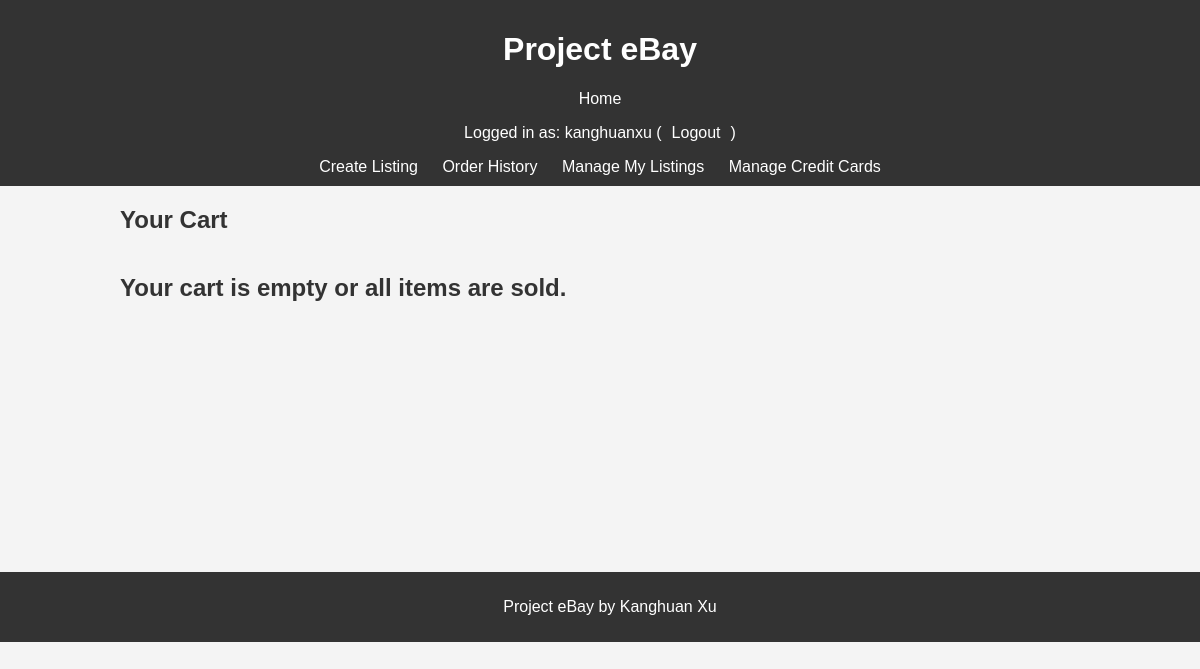
The page /cart/ (signed in) on the database as committed earlier.
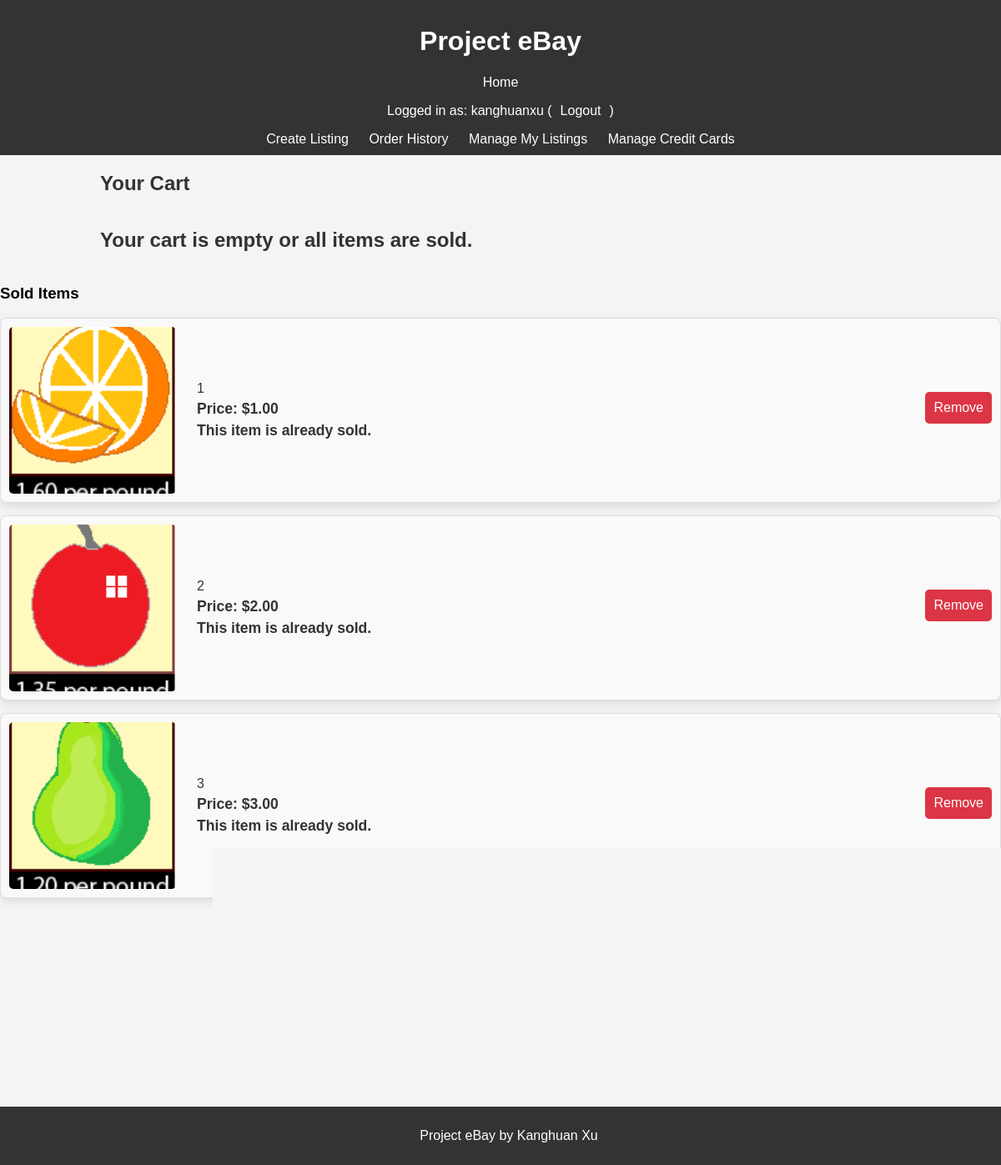
The same page on the database as committed later.
### project/models.py (models this page shows, shortened)
class CartItem(models.Model):
    cart = models.ForeignKey(Cart, on_delete=models.CASCADE, related_name='items')
    listing = models.ForeignKey('Listing', on_delete=models.CASCADE)

class Listing(models.Model):
    name = models.CharField(max_length=200) # Name of the item
    description = models.TextField() # Description of the item
    price = models.DecimalField(max_digits=10, decimal_places=2) # Price of the item
    image = models.ImageField(upload_to='listing_images/', blank=True, null=True) # Image of the item
    category = models.CharField(max_length=100) # Category the item belongs to
    created_at = models.DateTimeField(auto_now_add=True) # Timestamp for when the item was listed
    expires_at = models.DateTimeField() # Expiration timestamp for the listing
    user = models.ForeignKey(User, on_delete=models.CASCADE, related_name="listings")  # Link to User
    sold = models.BooleanField(default=False)  # Track sold status

### project/views.py (the view)
# urls.py: path('cart/', ViewCartView.as_view(), name='cart'),
class ViewCartView(LoginRequiredMixin, View):
    def get(self, request, *args, **kwargs):
        cart, created = Cart.objects.get_or_create(user=request.user)
        unsold_items = cart.items.filter(listing__sold=False).select_related('listing')
        sold_items = cart.items.filter(listing__sold=True).select_related('listing')
        return render(request, 'project/cart.html', {
            'cart': cart,
            'unsold_items': unsold_items,
            'sold_items': sold_items,
        })

### project/templates/project/cart.html (shortened to what this page needs)
{% extends 'project/base.html' %}
{% block content %}
<div class="container">
    <h2>Your Cart</h2>
    {% if unsold_items %}
        <h3>Items Available for Purchase</h3>
        {% for item in unsold_items %}
            <div class="card">
                <img src="{{ item.listing.image.url }}" alt="{{ item.listing.name }}" class="listing-image">
                <div class="card-details">
                    <h3>{{ item.listing.name }}</h3>
                    <p>Price: ${{ item.listing.price }}</p>
                </div>
                <form method="post" action="{% url 'remove_from_cart' item.id %}">
                    {% csrf_token %}
                    <button type="submit" class="btn btn-danger">Remove</button>
                </form>
            </div>
        {% endfor %}
        <div class="checkout-container">
            <p>Total Price: ${{ cart.total_price }}</p>
            <a href="{% url 'checkout_cart' %}" class="btn btn-primary">Proceed to Checkout</a>
        </div>
    {% else %}
        <h2>Your cart is empty or all items are sold.</h2>
    {% endif %}
    {% if sold_items %}
        <h3>Sold Items</h3>
        {% for item in sold_items %}
            <div class="card">
                <img src="{{ item.listing.image.url }}" alt="{{ item.listing.name }}" class="listing-image">
                <div class="card-details">
                    <h3>{{ item.listing.name }}</h3>
                    <p>Price: ${{ item.listing.price }}</p>
                    <p class="text-danger">This item is already sold.</p>
                </div>
                <form method="post" action="{% url 'remove_from_cart' item.id %}">
                    <button type="submit" class="btn btn-danger">Remove</button>
                </form>
            </div>
        {% endfor %}
    {% endif %}
</div>
{% endblock %}

### project/templates/project/base.html (shortened to what this page needs)
<html lang="en">
<head>
</head>
<body>
    <header>
        <h1>Project eBay</h1>
        <nav>
            <a href="/">Home</a>
            {% if user.is_authenticated %}
            <p>Logged in as: {{user.username}} (<a href="{% url 'logout' %}">Logout</a>)</p>
            <a href="{% url 'create_listing' %}">Create Listing</a>
            <a href="{% url 'order_history' %}">Order History</a>
            <a href="{% url 'manage_listings' %}">Manage My Listings</a>
            <a href="{% url 'manage_credit_cards' %}">Manage Credit Cards</a>
            {% else %}
            <a href="{% url 'login' %}">Login</a>
            <a href="{% url 'register' %}">Register</a>
            {% endif %}
        </nav>
    </header>
    <main>
        {% block content %}{% endblock %}
    </main>
    <footer>
        <p>Project eBay by Kanghuan Xu {{ current_year }}</p>
    </footer>
</body>
</html>

### project/templates/project/base.html (style rules this page uses)
body { font-family: Arial, sans-serif; margin: 0; padding: 0; background-color: #f4f4f4; }
header { background-color: #333; color: #fff; padding: 10px 20px; text-align: center; }
header nav a { color: #fff; margin: 0 10px; text-decoration: none; }
footer { background-color: #333; color: #fff; text-align: center; padding: 10px; position: sticky; width: 100%; bottom: 0; margin-top: 250px; }
h2 { font-size: 1.5rem; font-weight: bold; padding: 20px; margin: 0; color: #333; text-align: left; padding-left: 10%; }
.card { flex: 0 0 200px; background-color: white; border-radius: 15px; box-shadow: 0 4px 12px rgba(0, 0, 0, 0.1); overflow: hidden; position: relative; text-align: center; scroll-snap-align: start; }
.card img { width: 100%; height: 200px; object-fit: cover; border-top-left-radius: 15px; border-top-right-radius: 15px; }
.card .card-details { padding: 10px; text-align: left; }
.card .card-details h3 { font-size: 1rem; font-weight: 500; color: #333; margin: 5px 0; white-space: nowrap; overflow: hidden; text-overflow: ellipsis; }
.card .card-details p { font-size: 1.1rem; font-weight: bold; color: #333; margin: 5px 0; }
.btn { width: 100%; padding: 10px; font-size: 1rem; color: white; background-color: #333; border: none; border-radius: 5px; cursor: pointer; text-align: center; }
.btn { margin-top: 10px; display: inline-block; }
.btn-danger { background-color: #dc3545; color: #fff; text-decoration: none; }
.text-danger { color: #dc3545; font-size: 0.9rem; margin-top: 5px; }
.card { display: flex; align-items: center; margin-bottom: 15px; padding: 10px; border: 1px solid #ddd; border-radius: 8px; background-color: #f9f9f9; }
.card img { max-width: 200px; margin-right: 15px; border-radius: 5px; }
.card-details { flex-grow: 1; }

Rows that differ between the two databases and show on the page:
added CartItem: listing.image (picture), listing.name "1", listing.price "1.00"
added CartItem: listing.image (picture), listing.name "2", listing.price "2.00"
added CartItem: listing.image (picture), listing.name "3", listing.price "3.00"
Other text that changed with them:
text now shown: "Sold Items"
